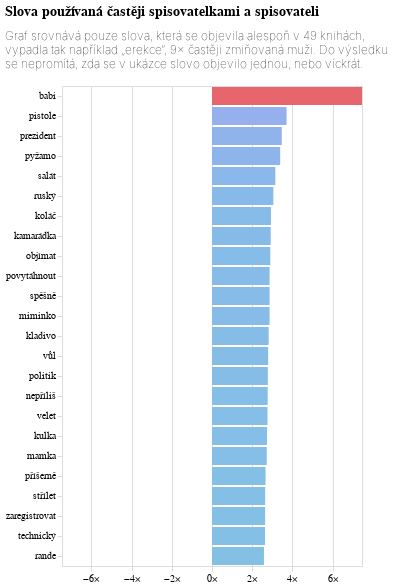

Notebook code for this chart:
### Code cell
max_abs_value = max(abs(do_grafu['rozdíl'].max()), abs(do_grafu['rozdíl'].min()))

mz_graf = alt.Chart(do_grafu, title={'text': titulek, 'subtitle': podtitulek}, width=300).mark_bar().encode(
    alt.X("rozdíl:Q", title=None, axis=alt.Axis(labelExpr="datum.label + '×'", domainOpacity=0, tickColor='#DCDDD6'), scale=alt.Scale(domain=[-max_abs_value, max_abs_value])),
    alt.Y('slovo:N', sort='-x', title=None, axis=alt.Axis(tickColor='#DCDDD6', domainOpacity=0)),
    alt.Color("rozdíl:Q", legend=None, scale=alt.Scale(range=['#84c0e4','#E7666E']))

)

mz_graf

### Figure 1 — Vega-Lite specification as saved in the notebook (floating-point values rounded to 4 significant figures)
{"config": {"title": {"font": "Noticia Text", "fontSize": 14, "anchor": "start", "fontWeight": "bolder", "subtitleFont": "Noticia Text", "subtitleFontSize": 12, "subtitleFontWeight": "lighter", "subtitlePadding": 12, "dy": -12}, "axis": {"labelFont": "Asap", "titleFont": "Asap", "fontWeight": "lighter", "titleFontWeight": "lighter", "labelFontSize": 10, "titleFontSize": 10, "labelPadding": 2, "titlePadding": 10}, "legend": {"labelFont": "Asap", "labelFontWeight": "normal", "titleFont": "Asap", "titleFontWeight": "normal", "labelFontSize": 10, "titleFontSize": 10}}, "data": {"name": "data-9a90f377549d5dc9faba4df9682fb948"}, "mark": {"type": "bar"}, "encoding": {"color": {"field": "rozdíl", "legend": null, "scale": {"range": ["#84c0e4", "#E7666E"]}, "type": "quantitative"}, "x": {"axis": {"domainOpacity": 0, "labelExpr": "datum.label + '×'", "tickColor": "#DCDDD6"}, "field": "rozdíl", "scale": {"domain": [-7.457, 7.457]}, "title": null, "type": "quantitative"}, "y": {"axis": {"domainOpacity": 0, "tickColor": "#DCDDD6"}, "field": "slovo", "sort": "-x", "title": null, "type": "nominal"}}, "title": {"text": ["Slova používaná častěji spisovatelkami a spisovateli"], "subtitle": ["Graf srovnává pouze slova, která se objevila alespoň v 49 knihách,", "vypadla tak například „erekce“, 9× častěji zmiňovaná muži. Do výsledku", "se nepromítá, zda se v ukázce slovo objevilo jednou, nebo víckrát."]}, "width": 300, "$schema": "https://vega.github.io/schema/vega-lite/v5.8.0.json", "datasets": {"data-9a90f377549d5dc9faba4df9682fb948": [{"slovo": "babi", "rozdíl": 7.457, "mz": "ženské autorky"}, {"slovo": "pyžamo", "rozdíl": 3.39, "mz": "ženské autorky"}, {"slovo": "salát", "rozdíl": 3.149, "mz": "ženské autorky"}, {"slovo": "koláč", "rozdíl": 2.932, "mz": "ženské autorky"}, {"slovo": "kamarádka", "rozdíl": 2.919, "mz": "ženské autorky"}, {"slovo": "objímat", "rozdíl": 2.9, "mz": "ženské autorky"}, {"slovo": "povytáhnout", "rozdíl": 2.862, "mz": "ženské autorky"}, {"slovo": "spěšně", "rozdíl": 2.862, "mz": "ženské autorky"}, {"slovo": "miminko", "rozdíl": 2.862, "mz": "ženské autorky"}, {"slovo": "mamka", "rozdíl": 2.722, "mz": "ženské autorky"}, {"slovo": "příšerně", "rozdíl": 2.663, "mz": "ženské autorky"}, {"slovo": "rande", "rozdíl": 2.583, "mz": "ženské autorky"}, {"slovo": "technický", "rozdíl": 2.633, "mz": "mužští autoři"}, {"slovo": "zaregistrovat", "rozdíl": 2.64, "mz": "mužští autoři"}, {"slovo": "střílet", "rozdíl": 2.644, "mz": "mužští autoři"}, {"slovo": "kulka", "rozdíl": 2.736, "mz": "mužští autoři"}, {"slovo": "velet", "rozdíl": 2.759, "mz": "mužští autoři"}, {"slovo": "nepříliš", "rozdíl": 2.769, "mz": "mužští autoři"}, {"slovo": "politik", "rozdíl": 2.776, "mz": "mužští autoři"}, {"slovo": "vůl", "rozdíl": 2.791, "mz": "mužští autoři"}, {"slovo": "kladivo", "rozdíl": 2.816, "mz": "mužští autoři"}, {"slovo": "ruský", "rozdíl": 3.049, "mz": "mužští autoři"}, {"slovo": "prezident", "rozdíl": 3.47, "mz": "mužští autoři"}, {"slovo": "pistole", "rozdíl": 3.707, "mz": "mužští autoři"}]}}
